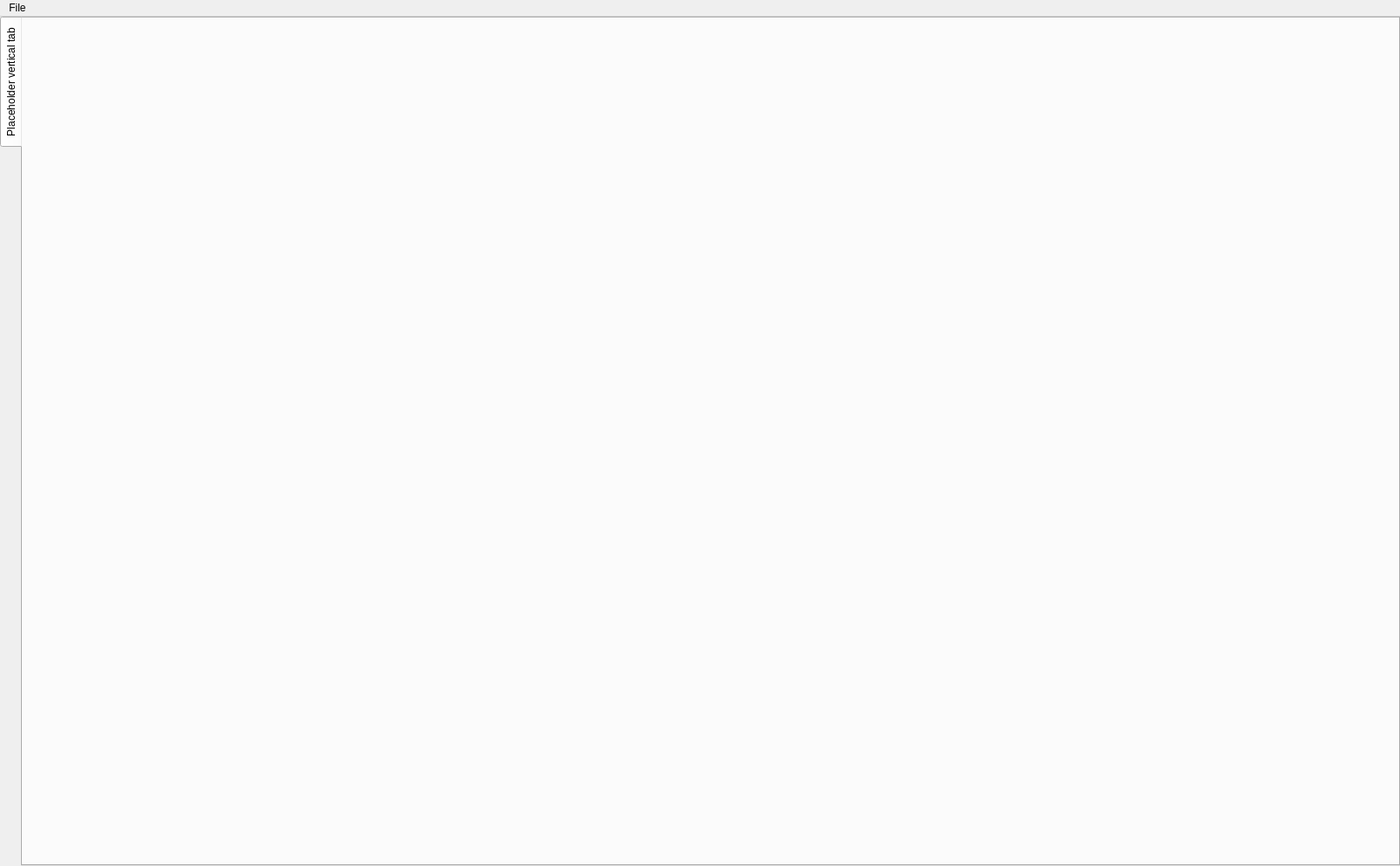
<?xml version="1.0" encoding="UTF-8"?>
<ui version="4.0">
 <class>AppWindow</class>
 <widget class="QMainWindow" name="AppWindow">
  <property name="geometry">
   <rect>
    <x>0</x>
    <y>0</y>
    <width>1602</width>
    <height>991</height>
   </rect>
  </property>
  <property name="windowTitle">
   <string>Wormenpracticum</string>
  </property>
  <widget class="QWidget" name="centralwidget">
   <layout class="QHBoxLayout" name="horizontalLayout_3" stretch="0">
    <property name="spacing">
     <number>0</number>
    </property>
    <property name="leftMargin">
     <number>0</number>
    </property>
    <property name="topMargin">
     <number>0</number>
    </property>
    <property name="rightMargin">
     <number>0</number>
    </property>
    <property name="bottomMargin">
     <number>0</number>
    </property>
    <item>
     <widget class="QTabWidget" name="tabWidget">
      <property name="tabPosition">
       <enum>QTabWidget::TabPosition::West</enum>
      </property>
      <property name="currentIndex">
       <number>0</number>
      </property>
      <widget class="QWidget" name="tab">
       <attribute name="title">
        <string>Placeholder vertical tab</string>
       </attribute>
      </widget>
     </widget>
    </item>
   </layout>
  </widget>
  <widget class="QMenuBar" name="menuBar">
   <property name="geometry">
    <rect>
     <x>0</x>
     <y>0</y>
     <width>1602</width>
     <height>33</height>
    </rect>
   </property>
   <widget class="QMenu" name="menuFile">
    <property name="title">
     <string>File</string>
    </property>
    <addaction name="actionNew"/>
    <addaction name="separator"/>
    <addaction name="actionLoad_data"/>
    <addaction name="actionSave_data"/>
    <addaction name="separator"/>
    <addaction name="actionLoad_stimulus"/>
    <addaction name="actionSave_stimulus"/>
    <addaction name="separator"/>
    <addaction name="actionAbout"/>
    <addaction name="actionExit"/>
   </widget>
   <addaction name="menuFile"/>
  </widget>
  <action name="actionLoad_data">
   <property name="text">
    <string>Load data...</string>
   </property>
  </action>
  <action name="actionSave_data">
   <property name="text">
    <string>Save data...</string>
   </property>
  </action>
  <action name="actionAbout">
   <property name="text">
    <string>About</string>
   </property>
  </action>
  <action name="actionImpulse">
   <property name="text">
    <string>Stimulus...</string>
   </property>
  </action>
  <action name="actionProtocol">
   <property name="text">
    <string>Protocol...</string>
   </property>
  </action>
  <action name="actionSmoothing">
   <property name="text">
    <string>Smooth...</string>
   </property>
  </action>
  <action name="actionAnalyze">
   <property name="text">
    <string>Analyze...</string>
   </property>
  </action>
  <action name="actionRun">
   <property name="text">
    <string>Run...</string>
   </property>
  </action>
  <action name="actionNew">
   <property name="text">
    <string>New</string>
   </property>
  </action>
  <action name="actionLoad_stimulus">
   <property name="text">
    <string>Load stimulus...</string>
   </property>
  </action>
  <action name="actionSave_stimulus">
   <property name="text">
    <string>Save stimulus...</string>
   </property>
  </action>
  <action name="actionExit">
   <property name="text">
    <string>Exit</string>
   </property>
  </action>
 </widget>
 <resources/>
 <connections/>
</ui>
